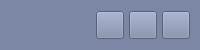
           <widget class="QFrame" name="contentTopBg">
            <property name="minimumSize">
             <size>
              <width>0</width>
              <height>50</height>
             </size>
            </property>
            <property name="maximumSize">
             <size>
              <width>16777215</width>
              <height>50</height>
             </size>
            </property>
            <property name="font">
             <font>
              <pointsize>10</pointsize>
              <italic>false</italic>
              <bold>false</bold>
              <kerning>true</kerning>
             </font>
            </property>
            <property name="styleSheet">
             <string notr="true">background-color: rgb(124, 135, 166)
</string>
            </property>
            <property name="frameShape">
             <enum>QFrame::NoFrame</enum>
            </property>
            <property name="frameShadow">
             <enum>QFrame::Raised</enum>
            </property>
            <layout class="QHBoxLayout" name="horizontalLayout">
             <property name="spacing">
              <number>0</number>
             </property>
             <property name="leftMargin">
              <number>0</number>
             </property>
             <property name="topMargin">
              <number>0</number>
             </property>
             <property name="rightMargin">
              <number>10</number>
             </property>
             <property name="bottomMargin">
              <number>0</number>
             </property>
             <item alignment="Qt::AlignRight">
              <widget class="QFrame" name="rightButtons">
               <property name="minimumSize">
                <size>
                 <width>0</width>
                 <height>28</height>
                </size>
               </property>
               <property name="frameShape">
                <enum>QFrame::NoFrame</enum>
               </property>
               <property name="frameShadow">
                <enum>QFrame::Raised</enum>
               </property>
               <layout class="QHBoxLayout" name="horizontalLayout_2">
                <property name="spacing">
                 <number>5</number>
                </property>
                <property name="leftMargin">
                 <number>0</number>
                </property>
                <property name="topMargin">
                 <number>0</number>
                </property>
                <property name="rightMargin">
                 <number>0</number>
                </property>
                <property name="bottomMargin">
                 <number>0</number>
                </property>
                <item>
                 <widget class="QPushButton" name="minimizeAppBtn">
                  <property name="minimumSize">
                   <size>
                    <width>28</width>
                    <height>28</height>
                   </size>
                  </property>
                  <property name="maximumSize">
                   <size>
                    <width>28</width>
                    <height>28</height>
                   </size>
                  </property>
                  <property name="cursor">
                   <cursorShape>PointingHandCursor</cursorShape>
                  </property>
                  <property name="toolTip">
                   <string>Minimize</string>
                  </property>
                  <property name="text">
                   <string/>
                  </property>
                  <property name="icon">
                   <iconset>
                    <normaloff>:/icons/images/icons/icon_minimize.png</normaloff>:/icons/images/icons/icon_minimize.png</iconset>
                  </property>
                  <property name="iconSize">
                   <size>
                    <width>20</width>
                    <height>20</height>
                   </size>
                  </property>
                 </widget>
                </item>
                <item>
                 <widget class="QPushButton" name="maximizeRestoreAppBtn">
                  <property name="minimumSize">
                   <size>
                    <width>28</width>
                    <height>28</height>
                   </size>
                  </property>
                  <property name="maximumSize">
                   <size>
                    <width>28</width>
                    <height>28</height>
                   </size>
                  </property>
                  <property name="font">
                   <font>
                    <pointsize>10</pointsize>
                    <italic>false</italic>
                    <bold>false</bold>
                    <stylestrategy>PreferDefault</stylestrategy>
                   </font>
                  </property>
                  <property name="cursor">
                   <cursorShape>PointingHandCursor</cursorShape>
                  </property>
                  <property name="toolTip">
                   <string>Maximize</string>
                  </property>
                  <property name="text">
                   <string/>
                  </property>
                  <property name="icon">
                   <iconset>
                    <normaloff>:/icons/images/icons/icon_settings.png</normaloff>:/icons/images/icons/icon_settings.png</iconset>
                  </property>
                  <property name="iconSize">
                   <size>
                    <width>20</width>
                    <height>20</height>
                   </size>
                  </property>
                 </widget>
                </item>
                <item>
                 <widget class="QPushButton" name="closeAppBtn">
                  <property name="minimumSize">
                   <size>
                    <width>28</width>
                    <height>28</height>
                   </size>
                  </property>
                  <property name="maximumSize">
                   <size>
                    <width>28</width>
                    <height>28</height>
                   </size>
                  </property>
                  <property name="cursor">
                   <cursorShape>PointingHandCursor</cursorShape>
                  </property>
                  <property name="toolTip">
                   <string>Close</string>
                  </property>
                  <property name="text">
                   <string/>
                  </property>
                  <property name="icon">
                   <iconset>
                    <normaloff>:/icons/images/icons/icon_close.png</normaloff>:/icons/images/icons/icon_close.png</iconset>
                  </property>
                  <property name="iconSize">
                   <size>
                    <width>20</width>
                    <height>20</height>
                   </size>
                  </property>
                 </widget>
                </item>
               </layout>
              </widget>
             </item>
            </layout>
           </widget>
